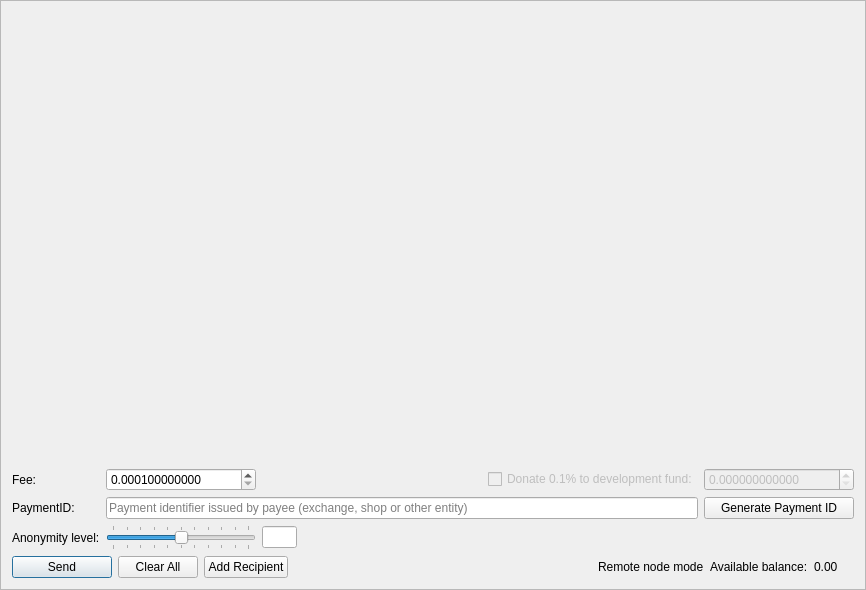
<?xml version="1.0" encoding="UTF-8"?>
<ui version="4.0">
 <class>SendFrame</class>
 <widget class="QFrame" name="SendFrame">
  <property name="geometry">
   <rect>
    <x>0</x>
    <y>0</y>
    <width>866</width>
    <height>590</height>
   </rect>
  </property>
  <property name="windowTitle">
   <string>Frame</string>
  </property>
  <property name="frameShape">
   <enum>QFrame::StyledPanel</enum>
  </property>
  <property name="frameShadow">
   <enum>QFrame::Raised</enum>
  </property>
  <layout class="QVBoxLayout" name="m_send_frame_main_layout">
   <item>
    <widget class="QScrollArea" name="m_transfersScrollarea">
     <property name="frameShape">
      <enum>QFrame::NoFrame</enum>
     </property>
     <property name="widgetResizable">
      <bool>true</bool>
     </property>
     <widget class="QWidget" name="scrollAreaWidgetContents">
      <property name="geometry">
       <rect>
        <x>0</x>
        <y>0</y>
        <width>846</width>
        <height>439</height>
       </rect>
      </property>
      <layout class="QVBoxLayout" name="m_send_frame_layout">
       <property name="leftMargin">
        <number>0</number>
       </property>
       <property name="topMargin">
        <number>0</number>
       </property>
       <property name="rightMargin">
        <number>0</number>
       </property>
       <property name="bottomMargin">
        <number>0</number>
       </property>
       <item>
        <spacer name="verticalSpacer">
         <property name="orientation">
          <enum>Qt::Vertical</enum>
         </property>
         <property name="sizeHint" stdset="0">
          <size>
           <width>20</width>
           <height>445</height>
          </size>
         </property>
        </spacer>
       </item>
      </layout>
     </widget>
    </widget>
   </item>
   <item>
    <layout class="QGridLayout" name="gridLayout">
     <property name="topMargin">
      <number>5</number>
     </property>
     <item row="5" column="1">
      <widget class="QSlider" name="m_mixinSlider">
       <property name="maximumSize">
        <size>
         <width>150</width>
         <height>16777215</height>
        </size>
       </property>
       <property name="baseSize">
        <size>
         <width>200</width>
         <height>0</height>
        </size>
       </property>
       <property name="maximum">
        <number>10</number>
       </property>
       <property name="pageStep">
        <number>1</number>
       </property>
       <property name="value">
        <number>5</number>
       </property>
       <property name="sliderPosition">
        <number>5</number>
       </property>
       <property name="tracking">
        <bool>false</bool>
       </property>
       <property name="orientation">
        <enum>Qt::Horizontal</enum>
       </property>
       <property name="tickPosition">
        <enum>QSlider::TicksBothSides</enum>
       </property>
       <property name="tickInterval">
        <number>1</number>
       </property>
      </widget>
     </item>
     <item row="5" column="0">
      <widget class="QLabel" name="label_2">
       <property name="text">
        <string>Anonymity level:</string>
       </property>
      </widget>
     </item>
     <item row="1" column="3">
      <widget class="QCheckBox" name="donateCheckBox">
       <property name="enabled">
        <bool>false</bool>
       </property>
       <property name="text">
        <string>Donate 0.1% to development fund:</string>
       </property>
       <property name="checkable">
        <bool>false</bool>
       </property>
       <property name="checked">
        <bool>false</bool>
       </property>
      </widget>
     </item>
     <item row="1" column="0">
      <widget class="QLabel" name="label">
       <property name="text">
        <string>Fee:</string>
       </property>
      </widget>
     </item>
     <item row="3" column="0">
      <widget class="QLabel" name="label_6">
       <property name="text">
        <string>PaymentID:</string>
       </property>
      </widget>
     </item>
     <item row="5" column="2">
      <widget class="QLineEdit" name="m_mixinEdit">
       <property name="minimumSize">
        <size>
         <width>35</width>
         <height>0</height>
        </size>
       </property>
       <property name="maximumSize">
        <size>
         <width>30</width>
         <height>16777215</height>
        </size>
       </property>
       <property name="text">
        <string notr="true"/>
       </property>
       <property name="maxLength">
        <number>5</number>
       </property>
       <property name="alignment">
        <set>Qt::AlignCenter</set>
       </property>
       <property name="readOnly">
        <bool>true</bool>
       </property>
      </widget>
     </item>
     <item row="3" column="1" colspan="3">
      <widget class="QLineEdit" name="m_paymentIdEdit">
       <property name="maxLength">
        <number>64</number>
       </property>
       <property name="placeholderText">
        <string>Payment identifier issued by payee (exchange, shop or other entity)</string>
       </property>
      </widget>
     </item>
     <item row="1" column="1">
      <widget class="QDoubleSpinBox" name="m_feeSpin">
       <property name="minimumSize">
        <size>
         <width>150</width>
         <height>0</height>
        </size>
       </property>
       <property name="baseSize">
        <size>
         <width>150</width>
         <height>0</height>
        </size>
       </property>
       <property name="cursor">
        <cursorShape>IBeamCursor</cursorShape>
       </property>
       <property name="locale">
        <locale language="English" country="UnitedStates"/>
       </property>
       <property name="suffix">
        <string/>
       </property>
       <property name="decimals">
        <number>12</number>
       </property>
       <property name="minimum">
        <double>0.000100000000000</double>
       </property>
       <property name="maximum">
        <double>999999999999999.000000000000000</double>
       </property>
       <property name="singleStep">
        <double>0.000100000000000</double>
       </property>
       <property name="value">
        <double>0.000100000000000</double>
       </property>
      </widget>
     </item>
     <item row="3" column="4">
      <widget class="QPushButton" name="m_generatePaymentIdButton">
       <property name="sizePolicy">
        <sizepolicy hsizetype="Preferred" vsizetype="Fixed">
         <horstretch>0</horstretch>
         <verstretch>0</verstretch>
        </sizepolicy>
       </property>
       <property name="maximumSize">
        <size>
         <width>200</width>
         <height>16777215</height>
        </size>
       </property>
       <property name="text">
        <string>Generate Payment ID</string>
       </property>
      </widget>
     </item>
     <item row="1" column="4">
      <widget class="QDoubleSpinBox" name="m_donateSpin">
       <property name="enabled">
        <bool>false</bool>
       </property>
       <property name="minimumSize">
        <size>
         <width>150</width>
         <height>0</height>
        </size>
       </property>
       <property name="maximumSize">
        <size>
         <width>16777215</width>
         <height>16777215</height>
        </size>
       </property>
       <property name="baseSize">
        <size>
         <width>150</width>
         <height>0</height>
        </size>
       </property>
       <property name="cursor">
        <cursorShape>IBeamCursor</cursorShape>
       </property>
       <property name="locale">
        <locale language="English" country="UnitedStates"/>
       </property>
       <property name="decimals">
        <number>12</number>
       </property>
       <property name="maximum">
        <double>999999999999999.000000000000000</double>
       </property>
       <property name="singleStep">
        <double>0.100000000000000</double>
       </property>
      </widget>
     </item>
     <item row="1" column="2">
      <spacer name="horizontalSpacer">
       <property name="orientation">
        <enum>Qt::Horizontal</enum>
       </property>
       <property name="sizeType">
        <enum>QSizePolicy::Expanding</enum>
       </property>
       <property name="sizeHint" stdset="0">
        <size>
         <width>100</width>
         <height>20</height>
        </size>
       </property>
      </spacer>
     </item>
    </layout>
   </item>
   <item>
    <layout class="QHBoxLayout" name="horizontalLayout">
     <item>
      <widget class="QPushButton" name="m_sendButton">
       <property name="minimumSize">
        <size>
         <width>100</width>
         <height>0</height>
        </size>
       </property>
       <property name="text">
        <string>Send</string>
       </property>
       <property name="icon">
        <iconset resource="../../resources.qrc">
         <normaloff>:/icons/btn-send</normaloff>:/icons/btn-send</iconset>
       </property>
       <property name="default">
        <bool>true</bool>
       </property>
      </widget>
     </item>
     <item>
      <widget class="QPushButton" name="m_clearAllButton">
       <property name="text">
        <string>Clear All</string>
       </property>
       <property name="icon">
        <iconset resource="../../resources.qrc">
         <normaloff>:/icons/remove</normaloff>:/icons/remove</iconset>
       </property>
      </widget>
     </item>
     <item>
      <widget class="QPushButton" name="m_addRecipientButton">
       <property name="text">
        <string>Add Recipient</string>
       </property>
       <property name="icon">
        <iconset resource="../../resources.qrc">
         <normaloff>:/icons/add_recepient</normaloff>:/icons/add_recepient</iconset>
       </property>
      </widget>
     </item>
     <item>
      <spacer name="horizontalSpacer_2">
       <property name="orientation">
        <enum>Qt::Horizontal</enum>
       </property>
       <property name="sizeHint" stdset="0">
        <size>
         <width>40</width>
         <height>20</height>
        </size>
       </property>
      </spacer>
     </item>
     <item>
      <widget class="QLabel" name="m_remote_label">
       <property name="font">
        <font>
         <weight>50</weight>
         <bold>false</bold>
        </font>
       </property>
       <property name="toolTip">
        <string>Wallet is connected through remote node. Additional 0.25% fee will be applied.</string>
       </property>
       <property name="text">
        <string>Remote node mode</string>
       </property>
      </widget>
     </item>
     <item>
      <widget class="QLabel" name="label_4">
       <property name="text">
        <string>Available balance:</string>
       </property>
      </widget>
     </item>
     <item>
      <widget class="QLabel" name="m_balanceLabel">
       <property name="text">
        <string notr="true">0.00 </string>
       </property>
      </widget>
     </item>
     <item>
      <widget class="QLabel" name="m_tickerLabel">
       <property name="text">
        <string notr="true"/>
       </property>
      </widget>
     </item>
    </layout>
   </item>
  </layout>
 </widget>
 <tabstops>
  <tabstop>m_feeSpin</tabstop>
  <tabstop>donateCheckBox</tabstop>
  <tabstop>m_donateSpin</tabstop>
  <tabstop>m_paymentIdEdit</tabstop>
  <tabstop>m_mixinSlider</tabstop>
  <tabstop>m_mixinEdit</tabstop>
  <tabstop>m_sendButton</tabstop>
  <tabstop>m_clearAllButton</tabstop>
  <tabstop>m_addRecipientButton</tabstop>
  <tabstop>m_transfersScrollarea</tabstop>
 </tabstops>
 <resources>
  <include location="../../resources.qrc"/>
 </resources>
 <connections>
  <connection>
   <sender>m_addRecipientButton</sender>
   <signal>clicked()</signal>
   <receiver>SendFrame</receiver>
   <slot>addRecipientClicked()</slot>
   <hints>
    <hint type="sourcelabel">
     <x>282</x>
     <y>561</y>
    </hint>
    <hint type="destinationlabel">
     <x>432</x>
     <y>294</y>
    </hint>
   </hints>
  </connection>
  <connection>
   <sender>m_clearAllButton</sender>
   <signal>clicked()</signal>
   <receiver>SendFrame</receiver>
   <slot>clearAllClicked()</slot>
   <hints>
    <hint type="sourcelabel">
     <x>154</x>
     <y>561</y>
    </hint>
    <hint type="destinationlabel">
     <x>432</x>
     <y>294</y>
    </hint>
   </hints>
  </connection>
  <connection>
   <sender>m_sendButton</sender>
   <signal>clicked()</signal>
   <receiver>SendFrame</receiver>
   <slot>sendClicked()</slot>
   <hints>
    <hint type="sourcelabel">
     <x>53</x>
     <y>561</y>
    </hint>
    <hint type="destinationlabel">
     <x>432</x>
     <y>294</y>
    </hint>
   </hints>
  </connection>
  <connection>
   <sender>m_mixinSlider</sender>
   <signal>valueChanged(int)</signal>
   <receiver>SendFrame</receiver>
   <slot>mixinValueChanged(int)</slot>
   <hints>
    <hint type="sourcelabel">
     <x>221</x>
     <y>520</y>
    </hint>
    <hint type="destinationlabel">
     <x>432</x>
     <y>294</y>
    </hint>
   </hints>
  </connection>
  <connection>
   <sender>m_generatePaymentIdButton</sender>
   <signal>clicked()</signal>
   <receiver>SendFrame</receiver>
   <slot>generatePaymentIdClicked()</slot>
   <hints>
    <hint type="sourcelabel">
     <x>748</x>
     <y>497</y>
    </hint>
    <hint type="destinationlabel">
     <x>432</x>
     <y>294</y>
    </hint>
   </hints>
  </connection>
 </connections>
 <slots>
  <slot>sendClicked()</slot>
  <slot>clearAllClicked()</slot>
  <slot>addRecipientClicked()</slot>
  <slot>mixinValueChanged(int)</slot>
 </slots>
</ui>
